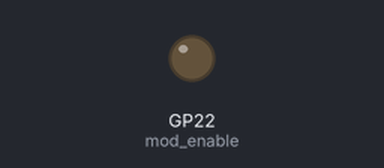
The program below on a simulated Raspberry Pi Pico running CircuitPython. On the bench: output pins drawn as LEDs (lit = HIGH). USB keyboard and mouse output is not drawn; pins used as bus, display or sensor lines are not drawn.

Above: at 0.1 s.
At 1.1 s:
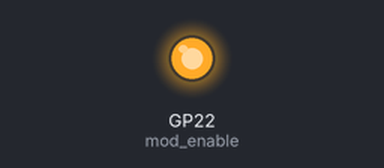
Timing chart, 0 to 2.6 s (numbered marks = the images above):
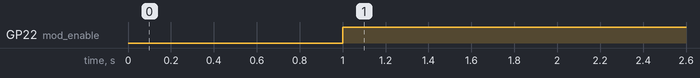

The program:

code.py
```python
# CircuitPython/Raspberry Pi Pico'firmware' for The Smallest Keyboard
# Build video: https://www.youtube.com/watch?v=iWWTJKWFNok
# All files, notes, etc. are available at the project page: https://hackaday.io/project/178204-the-smallest-keyboard
# This code requires the CircuitPython installed on your Raspberry Pi Pico: https://circuitpython.org/board/raspberry_pi_pico/ (just copy the U2F file to the Pico)
# This code also requires the Adafruit HID keyboard and keycode files in your library: https://github.com/adafruit/Adafruit_CircuitPython_HID/releases/
# (download the Adafruit library that matches your CircuitPython version and copy the /lib/adafruit_hid/ files into your Pico's /lib folder)

#key matrix logical layout (rows/columns) <--> pin layout <--> Pico pin names in CircuitPython <--> physical layout/silkscreen
# var          c0  c1  c2  c3  c4  c5  c6  c7     c8  c9    c10  c11  c12   c13   c14
#    pin       1   2   4   5   6   7   9   10     11  12    14   15   16    17    19
#        name  GP0 GP1 GP2 GP3 GP4 GP5 GP6 GP7    GP8 GP9   GP10 GP11 GP12  GP13  GP14
# r0 20  GP15  ESC `~  1   2   3   4   5   6      7   8     9    0    -_    =+    BACKSPACE
# r1 21  GP16  TAB Q   W   E   R   T   Y   U      I   null  O    P    [{    ]}    \|
# r2 22  GP17  A   S   D   F   G   H   J   null   K   L     ;:   UP   '"    DOWN  ENTER
# r3 27  GP21  Z   X   C   V   B   N   M   SPACE  ,<  .>    /?   LEFT null  null  RIGHT

#same for modifier keys
# var                alt  ctrl shift
#           pin      34   32   31
#               name GP28 GP27 GP26
# modifiers 29  GP22 ALT  CTRL SHIFT

#currently there is no ctrl+alt+del due to no delete key; if you want this, I suggest implementing delete via shift+backspace as a special case such that ctrl+alt+shift+backspace sends the ctrl+alt+del combination

import time
import board
import digitalio
import usb_hid
from adafruit_hid.keyboard import Keyboard
from adafruit_hid.keycode import Keycode

#optional delay before creating the HID for maximum compatibility
time.sleep(1)

#create the HID
kbd = Keyboard(usb_hid.devices)

#set up the row, column, and modifier arrays
rows = []
row_pins = [board.GP15, board.GP16, board.GP17, board.GP21]
for row in row_pins:
    row_key = digitalio.DigitalInOut(row)
    row_key.direction = digitalio.Direction.OUTPUT
    rows.append(row_key)

columns = []
column_pins = [board.GP0, board.GP1, board.GP2, board.GP3, board.GP4, board.GP5, board.GP6, board.GP7, board.GP8, board.GP9, board.GP10, board.GP11, board.GP12, board.GP13, board.GP14]
for column in column_pins:
    column_key = digitalio.DigitalInOut(column)
    column_key.direction = digitalio.Direction.INPUT
    column_key.pull = digitalio.Pull.DOWN
    columns.append(column_key)

#this is 'overkill' for code consistency and hardware flexibility; you could alternatively connect modifiers directly to a constant high or low and read the switches without an enable/disable pin
modifier_enable = []
modifier_enable_pin = [board.GP22]
for mod in modifier_enable_pin:
    mod_enable = digitalio.DigitalInOut(mod)
    mod_enable.direction = digitalio.Direction.OUTPUT
    modifier_enable.append(mod_enable)

modifiers = []
modifier_pins = [board.GP28, board.GP27, board.GP26]
for mod_pin in modifier_pins:
    mod_key = digitalio.DigitalInOut(mod_pin)
    mod_key.direction = digitalio.Direction.INPUT
    mod_key.pull = digitalio.Pull.DOWN
    modifiers.append(mod_key)

#array of modifier keycodes
mod_keymap = [Keycode.LEFT_ALT,Keycode.LEFT_CONTROL,Keycode.LEFT_SHIFT]

#array of keycodes; if you want to remap see: https://circuitpython.readthedocs.io/projects/hid/en/latest/api.html#adafruit-hid-keycode-keycode /'None' values have no physical connection
keymap = [Keycode.ESCAPE,Keycode.GRAVE_ACCENT,Keycode.ONE,Keycode.TWO,Keycode.THREE,Keycode.FOUR,Keycode.FIVE,Keycode.SIX,Keycode.SEVEN,Keycode.EIGHT,Keycode.NINE,Keycode.ZERO,Keycode.MINUS,Keycode.EQUALS,Keycode.BACKSPACE,
    Keycode.TAB,Keycode.Q,Keycode.W,Keycode.E,Keycode.R,Keycode.T,Keycode.Y,Keycode.U,Keycode.I,None,Keycode.O,Keycode.P,Keycode.LEFT_BRACKET,Keycode.RIGHT_BRACKET,Keycode.BACKSLASH,
    Keycode.A,Keycode.S,Keycode.D,Keycode.F,Keycode.G,Keycode.H,Keycode.J,None,Keycode.K,Keycode.L,Keycode.SEMICOLON,Keycode.UP_ARROW,Keycode.QUOTE,Keycode.DOWN_ARROW,Keycode.ENTER,
    Keycode.Z,Keycode.X,Keycode.C,Keycode.V,Keycode.B,Keycode.N,Keycode.M,Keycode.SPACEBAR,Keycode.COMMA,Keycode.PERIOD,Keycode.FORWARD_SLASH,Keycode.LEFT_ARROW,None,None,Keycode.RIGHT_ARROW]

#main loop
while True:
    for m_e in modifier_enable:
        m_e.value=1 #set the modifier pin to high
    for r in rows: #for each row
        r.value=1 #set row r to high
        for c in columns: #and then for each column
            if c.value: #if a keypress is detected (high row output --> switch closing circuit --> high column input)
                while c.value: #wait until the key is released, which avoids sending duplicate keypresses
                    time.sleep(0.01) #sleep briefly before checking back
                key = rows.index(r) * 15 + columns.index(c) #identify the key pressed via the index of the current row (r) and column (c)
                for m in modifiers: #check each modifier to see if it is pressed
                    if m.value: #if pressed
                        m_key = modifiers.index(m) #identify which modifier
                        kbd.press((mod_keymap[m_key])) #and press (and hold) it
                kbd.press((keymap[key])) #press the (non-modifier) key
                kbd.release_all() #then release all keys pressed
        r.value=0 #return the row to a low state, in preparation for the next row in the loop
```

Measured:
- by itself, GP22 (mod_enable): LOW → HIGH at 1.0 s
